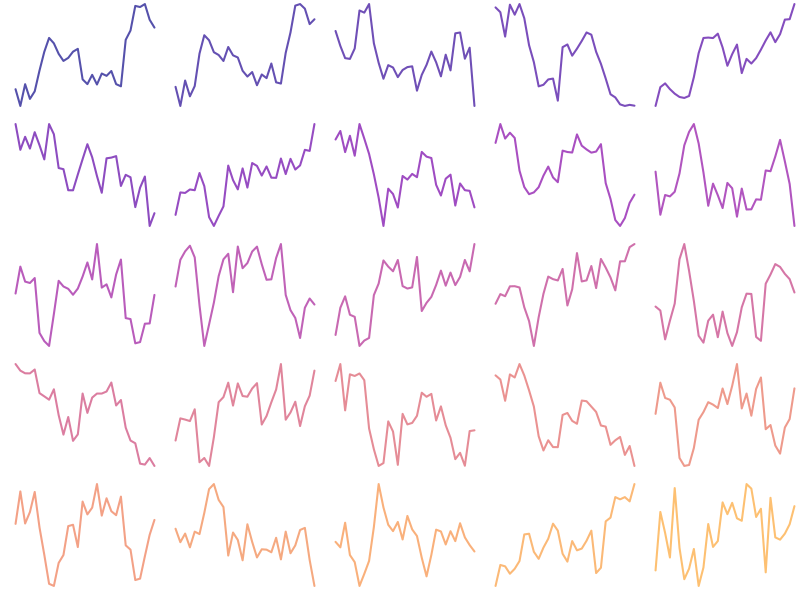
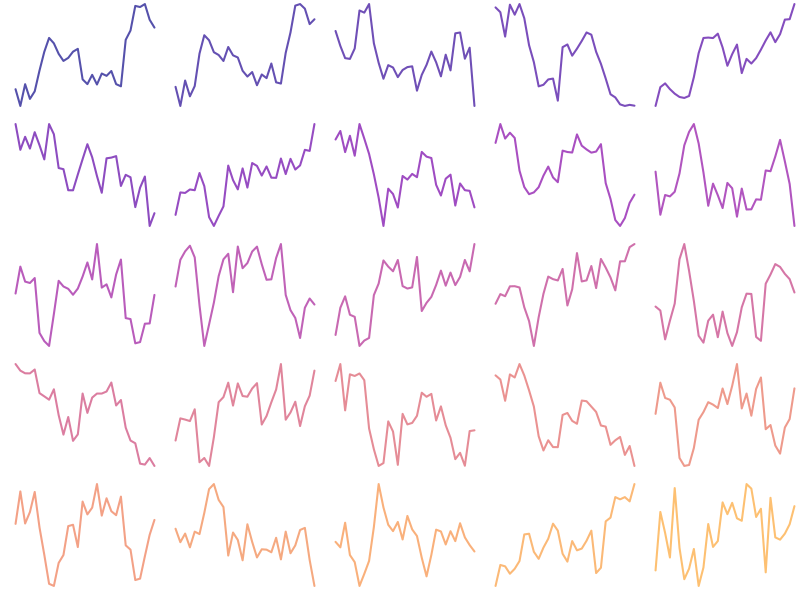
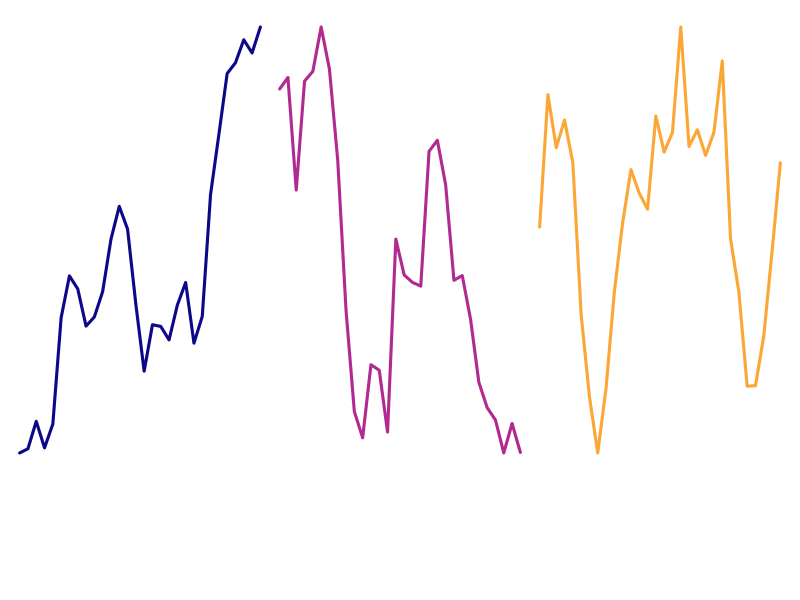
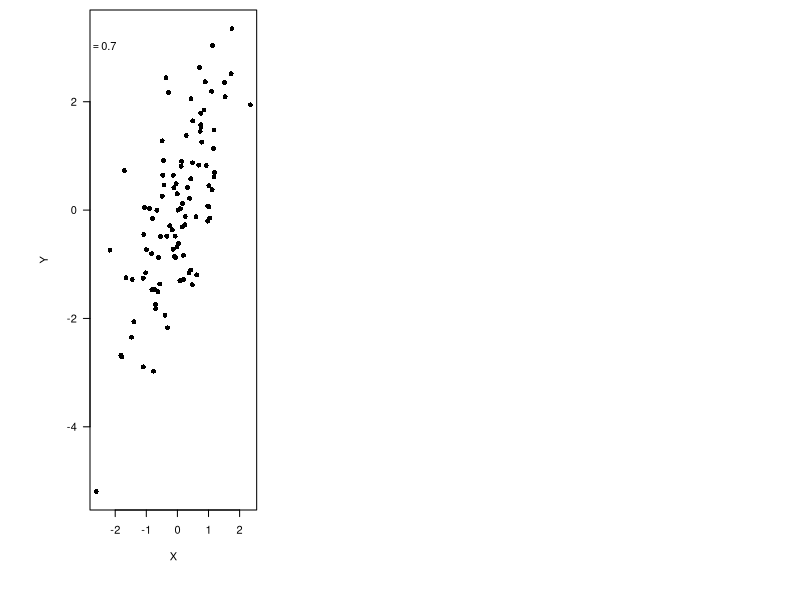
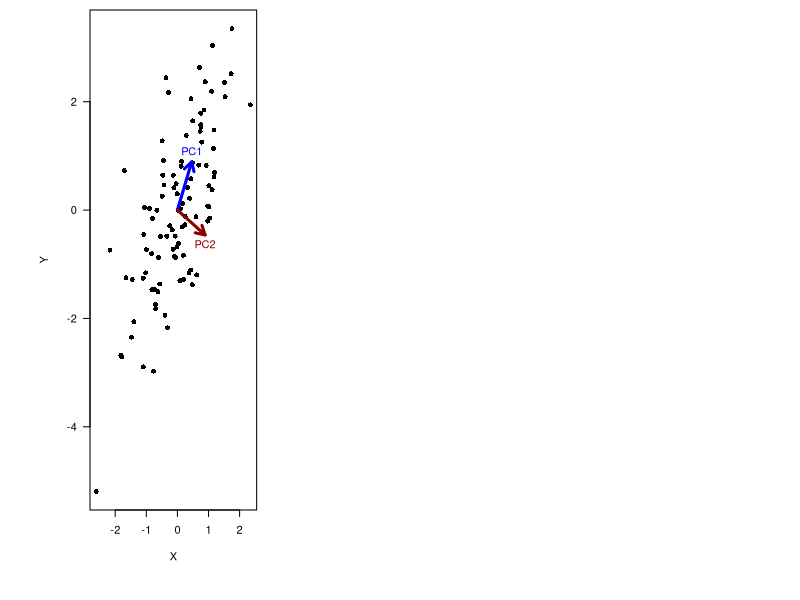
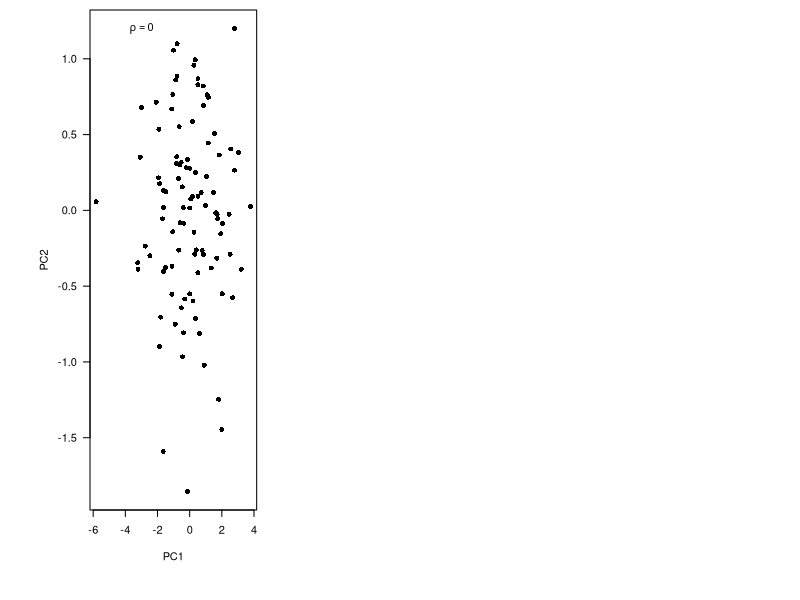
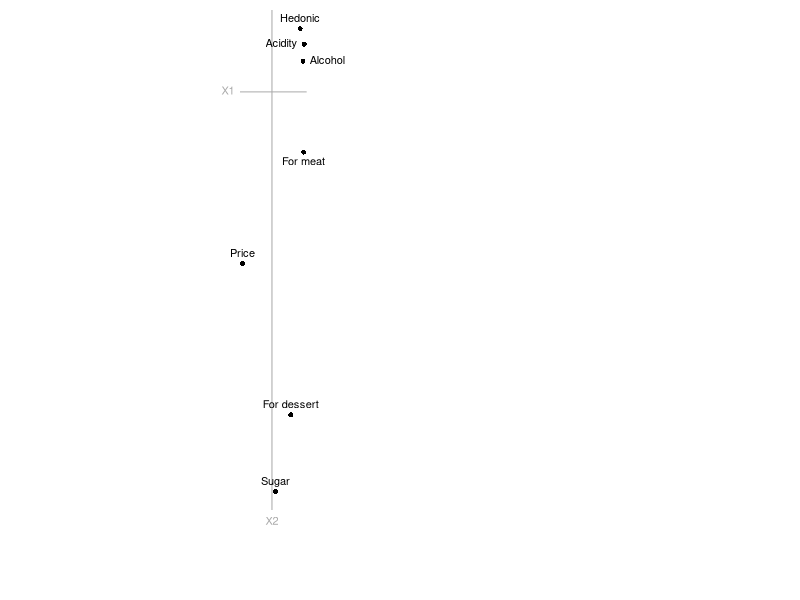
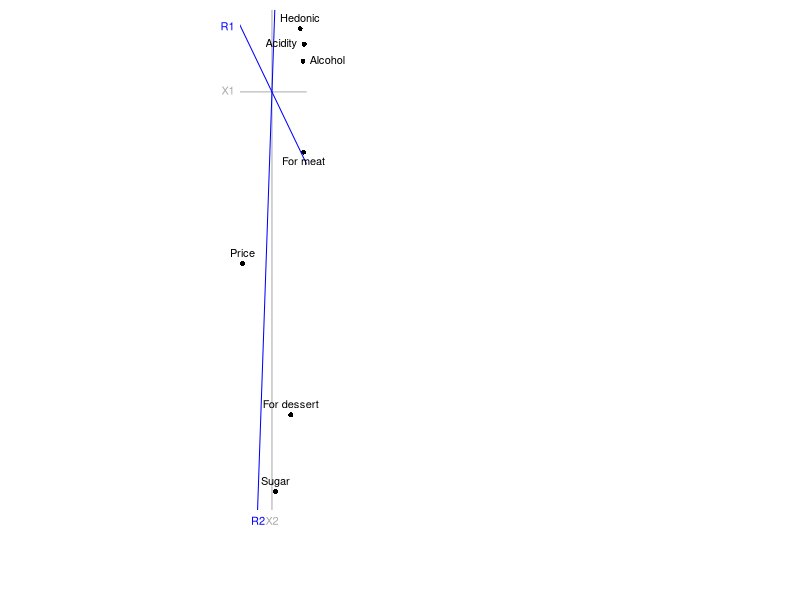

Write R code to recreate these figures, in order.
## ---- chunk 1
knitr::opts_chunk$set(echo = FALSE)
library(kableExtra)
set.seed(123)
## ---- chunk 2
NN <- 25
TT <- 30
MM <- 3
 
## MM x TT matrix of innovations
ww <- matrix(rnorm(MM*TT, 0, 1), MM, TT)
ww[,1] <- rnorm(MM, 0, sqrt(5))
## MM x TT matrix of scaled latent trends
xx <- t(scale(apply(ww,1,cumsum)))

## loadings matrix
ZZ <- matrix(runif(NN*MM, -1, 1), NN, MM)
diag(ZZ) <- rev(sort(abs(diag(ZZ))))
ZZ[upper.tri(ZZ)] <- 0
ZZ <- round(ZZ, 2)

## obs var
obs_var <- 0.2^2
## obs errors
ee <- t(MASS::mvrnorm(TT, matrix(0,NN,1), diag(obs_var,NN,NN)))
## NN x TT matrix of observed data
yy <- ZZ %*% xx + ee

clr <- viridis::plasma(NN, alpha=0.7, end=0.8)

vv <- sample(seq(NN), NN)

par(mfrow=c(5,5), mai=c(0.1,0.1,0,0), omi=c(0,0,0,0)) 

for(i in 1:NN) {
	plot.ts(yy[vv[i],], lwd=2,
	        xlab="", xaxt="n", ylab="", yaxt="n",
	        col=clr[i], bty="n")
}
## ---- chunk 3
par(mfrow=c(5,5), mai=c(0.1,0.1,0,0), omi=c(0,0,0,0)) 

for(i in 1:NN) {
	plot.ts(yy[vv[i],], lwd=2,
	        xlab="", xaxt="n", ylab="", yaxt="n",
	        col=clr[i], bty="n")
}

## ---- chunk 4
## plot the trends
par(mfrow=c(1,3), mai=c(1.2,0,0,0), omi=rep(0.1,4))
clr <- viridis::plasma(MM, end=0.8)
for(i in 1:3) {
	plot.ts(xx[i,], lwd=3,
	        xlab="", xaxt="n", ylab="", yaxt="n",
	        col=clr[i], bty="n")
}
## ---- chunk 5
nn <- 100
xx <- rnorm(nn,10,1)
yy <- xx + rnorm(nn, 5)
xx <- xx - mean(xx)
yy <- yy - mean(yy)

par(mai = c(0.9,0.9,0.1,0.1), omi = c(0,0,0,0))

plot(xx, yy, pch = 16, las = 1,
     ylab ="Y", xlab = "X")

text(-2.5, 3,
     substitute(rho==x, list(x = round(cor(cbind(xx,yy))[2,1], 2))))
## ---- chunk 6
pca <- prcomp(cbind(xx,yy))

pc1 <- pca$rotation[,1]
pc2 <- matrix(c(0,-1,1,0), 2, 2) %*% matrix(pc1, 2, 1)

par(mai = c(0.9,0.9,0.1,0.1), omi = c(0,0,0,0))

plot(xx, yy, pch = 16, las = 1,
     ylab ="Y", xlab = "X")
arrows(0, 0, pc1[1], pc1[2],
       col = "blue", lwd = 3, length = 0.1)
text(pc1[1], pc1[2], "PC1",
     pos = 3, col = "blue")
arrows(0, 0, pc2[1], pc2[2],
       col = "darkred", lwd = 3, length = 0.1)
text(pc2[1], pc2[2], "PC2",
     pos = 1, col = "darkred")
## ---- chunk 7
par(mai = c(0.9,0.9,0.1,0.1), omi = c(0,0,0,0))

plot(pca$x[,1], pca$x[,2], pch = 16, las = 1,
     ylab ="PC2", xlab = "PC1")

text(-3, 1.2,
     substitute(rho==x, list(x = round(cor(pca$x)[2,1], 2))))
## ---- chunk 8
dat <- read.csv("wine_data_for_PCA.csv")
colnames(dat)[2:3] <- c("For meat", "For dessert")

pca <- prcomp(dat, scale. = TRUE)

loads <- pca$rotation
if(loads[1,2] < 0) { loads[,2] <- -1 * loads[,2] }

load1 <- loads[,1]
load2 <- loads[,2]

par(mai = c(0.9, 0.9, 0.1, 0.1), omi = c(0, 1.5, 0, 1.5))

poz <- c(3, 1, 3, 3, 3, 4, 2)
  
plot(load1, load2, pch = 16,
     xlim = c(min(load1), max(load1)),
     ylim = c(min(load2), max(load2)),
     xaxt = "n", yaxt = "n", bty = "n",
     xlab = "", ylab = "")
abline(h = 0, col = "darkgray")
abline(v = 0, col = "darkgray")
for(i in 1:ncol(dat)) {
  text(load1[i], load2[i], colnames(dat)[i],
       pos = poz[i], xpd = NA)
}
text(0, min(load2) * 1.05, "X2", pos = 1, xpd = NA, col = "darkgray")
text(min(load1) * 1.05, 0, "X1", pos = 2, xpd = NA, col = "darkgray")
## ---- chunk 9
theta <- 165 * pi / 180
basis_rot <- matrix(c(cos(theta), sin(theta), -sin(theta), cos(theta)), 2, 2)
  
new_x <- t(basis_rot %*% matrix(c(1,0,-1,0),2,2))
new_y <- t(basis_rot %*% matrix(c(0,1,0,-1),2,2))

par(mai = c(0.9, 0.9, 0.1, 0.1), omi = c(0, 1.5, 0, 1.5))

plot(load1, load2, pch = 16,
     xlim = c(min(load1), max(load1)),
     ylim = c(min(load2), max(load2)),
     xaxt = "n", yaxt = "n", bty = "n",
     xlab = "", ylab = "")
abline(h = 0, col = "darkgray")
abline(v = 0, col = "darkgray")
## new axes
lines(new_x[,1], new_x[,2], col = "blue")
lines(new_y[,1], new_y[,2], col = "blue")
## labels
for(i in 1:ncol(dat)) {
  text(load1[i], load2[i], colnames(dat)[i],
       pos = poz[i], xpd = NA)
}
text(0, min(load2) * 1.05, "X2", pos = 1, xpd = NA, col = "darkgray")
text(min(load1) * 1.05, 0, "X1", pos = 2, xpd = NA, col = "darkgray")

theta <- 345 * pi / 180
basis_rot <- matrix(c(cos(theta), sin(theta), -sin(theta), cos(theta)), 2, 2)
text((basis_rot %*% matrix(c(0,par()$usr[3]),2,1))[1], min(load2) * 1.05,
     "R2", pos = 1, xpd = NA, col = "blue")
text(min(load1) * 1.05, (basis_rot %*% matrix(c(par()$usr[1],0),2,1))[2],
     "R1", pos = 2, xpd = NA, col = "blue")
